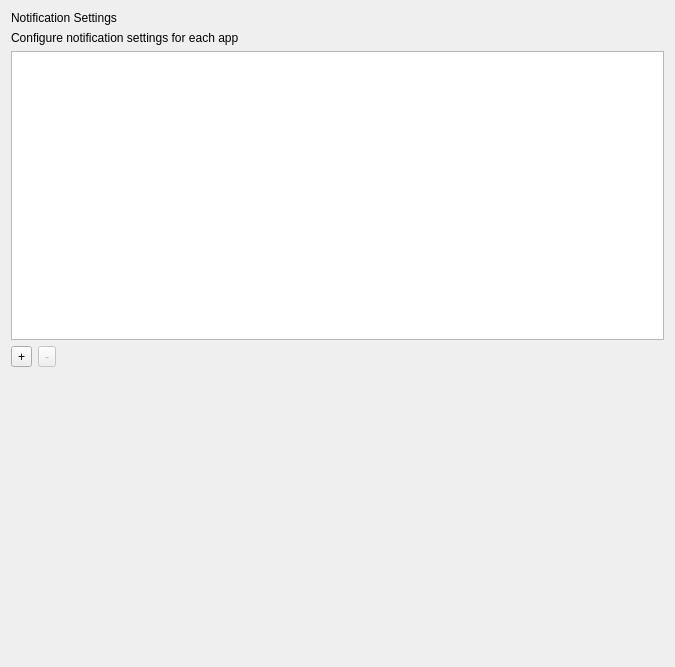
<?xml version="1.0" encoding="UTF-8"?>
<ui version="4.0">
 <class>NotificationsForm</class>
 <widget class="QWidget" name="NotificationsForm">
  <property name="geometry">
   <rect>
    <x>0</x>
    <y>0</y>
    <width>675</width>
    <height>667</height>
   </rect>
  </property>
  <property name="windowTitle">
   <string>Form</string>
  </property>
  <layout class="QGridLayout" name="gridLayout">
   <item row="4" column="3">
    <spacer name="verticalSpacer_2">
     <property name="orientation">
      <enum>Qt::Vertical</enum>
     </property>
     <property name="sizeHint" stdset="0">
      <size>
       <width>20</width>
       <height>40</height>
      </size>
     </property>
    </spacer>
   </item>
   <item row="0" column="0" colspan="3">
    <widget class="QLabel" name="labelNotificationSettings">
     <property name="text">
      <string>Notification Settings</string>
     </property>
    </widget>
   </item>
   <item row="3" column="3">
    <spacer name="horizontalSpacer">
     <property name="orientation">
      <enum>Qt::Horizontal</enum>
     </property>
     <property name="sizeHint" stdset="0">
      <size>
       <width>143</width>
       <height>20</height>
      </size>
     </property>
    </spacer>
   </item>
   <item row="3" column="0">
    <widget class="QToolButton" name="addAppButton">
     <property name="text">
      <string>+</string>
     </property>
    </widget>
   </item>
   <item row="3" column="1" colspan="2">
    <widget class="QToolButton" name="removeAppButton">
     <property name="enabled">
      <bool>false</bool>
     </property>
     <property name="text">
      <string>-</string>
     </property>
    </widget>
   </item>
   <item row="2" column="0" colspan="4">
    <widget class="QListWidget" name="notificationSettingsList"/>
   </item>
   <item row="1" column="0" colspan="4">
    <widget class="QLabel" name="lTipNotificationSettings">
     <property name="text">
      <string>Configure notification settings for each app</string>
     </property>
    </widget>
   </item>
  </layout>
 </widget>
 <resources/>
 <connections/>
</ui>
